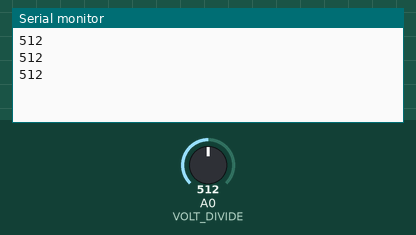
This sketch was run on a simulated Arduino Uno, built with avr-gcc and run on an emulated ATmega328P. On the bench: the last lines printed to the serial monitor. Inputs (shaded band) come from the test bench; at power-on: A0 (VOLT_DIVIDE) = 512.

Above: at 1.3 s.
1.4 s: A0 (VOLT_DIVIDE) set to 716
At 1.9 s:
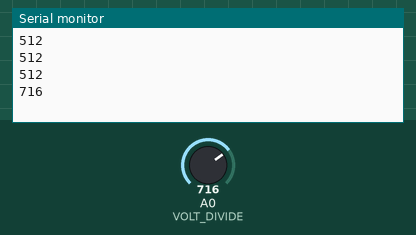
2.9 s: A0 (VOLT_DIVIDE) set to 900
At 3.4 s:
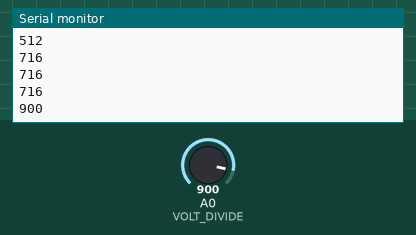
Timing chart, 0 to 5.9 s (numbered marks = the images above; inputs shaded):
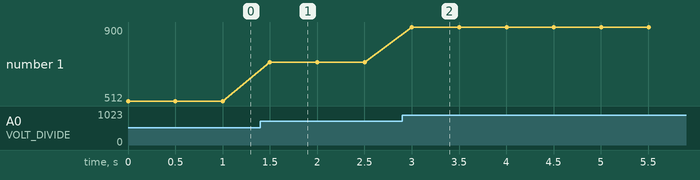

The sketch:

potentiometer.ino
```cpp
// This program allows us to continuous read the voltage across a voltage divider by alternating the potentiometer

int VOLT_DIVIDE = A0;

// the setup function runs once when you press reset or power the board
void setup() {
  // initialize digital pin VOLT_DIVIDE as an output.
  pinMode(VOLT_DIVIDE, INPUT);
  Serial.begin(9600);
}

// the loop function runs over and over again forever
void loop() {
  Serial.println(analogRead(VOLT_DIVIDE));    // Print out the value being read from the analog pin
  delay(500);                                 // wait for half a second
}
```

Measured:
- after the input at 1.4 s, the serial monitor: prints a new line after 0.10 s (image 1)
- after the input at 2.9 s, the serial monitor: prints a new line after 0.10 s (image 2)
- plotted number 1: 512 → 716 after the input at 1.4 s, 716 → 900 after the input at 2.9 s
